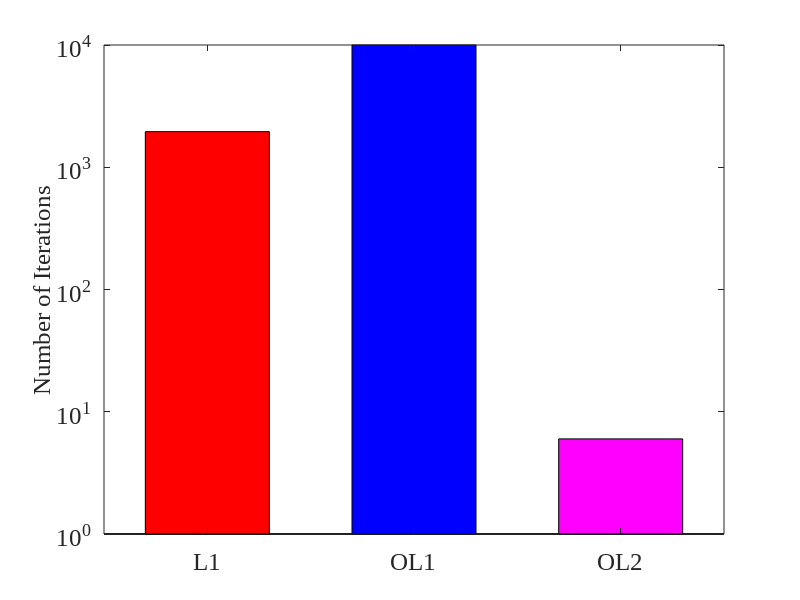

The MATLAB script that drew this image:

OL  = 1:1:45;
OL1 = 1:1:100;
OL2 = 1:1:8;%[1 2 3]

data=[1956; 10000; 6];
xLabels={'L1'; 'OL1'; 'OL2' };
figure('Color', 'white');
for i=1:length(data)
    if i==1
        colorcode = 'r';
    elseif i==2
        colorcode = 'b';
    elseif i==3
        colorcode = 'm';
    else
        colorcode = 'k';
    end
    bar(i, data(i), colorcode,'BarWidth', 0.3);
    hold on;
end
set(gca,'FontSize',18,'FontName','Times New Roman');
set(gca,'XTick',1:length(data),'XTickLabel',xLabels,'FontSize',18)
ylabel('Number of Iterations','FontSize',18);
set(gca,'YScale','log');
set(gca,'Fontsize',18);
% Save the file as PNG
%print('E:\Deep Learning\Research\Paper Writting\graphs\iteration.png','-dpng','-r900');
%print('E:\Deep Learning\Research\Paper Writting\graphs\iteration.eps','-depsc2','-r900');





